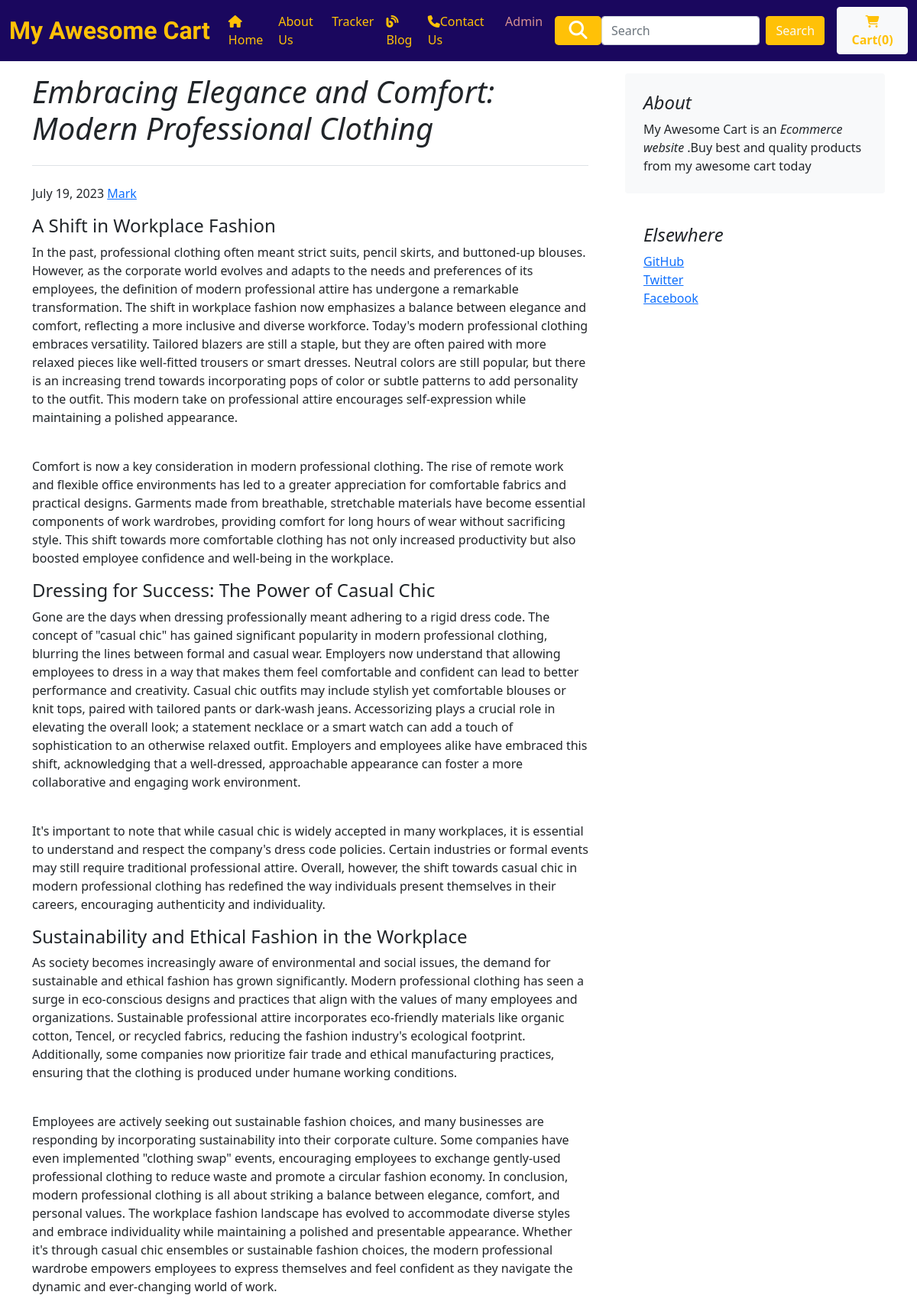
/blog/blogPost/1, run on the app's committed database.
### blog/models.py (models this page shows, shortened)
class BlogPost(models.Model):
    post_id=models.AutoField(primary_key=True)
    title=models.CharField(max_length=500)
    head0=models.CharField(max_length=500,default="")
    chead01=models.CharField(max_length=10000000,default="")
    chead02=models.CharField(max_length=10000000,default="")
    head1=models.CharField(max_length=500,default="")
    chead11=models.CharField(max_length=10000000,default="")
    chead12=models.CharField(max_length=10000000,default="")
    head2=models.CharField(max_length=500,default="")
    chead21=models.CharField(max_length=10000000,default="")
    chead22=models.CharField(max_length=10000000,default="")
    pub_date=models.DateField()
    thumbnail=models.ImageField(upload_to='shop/images',default="")

### blog/views.py (the view)
# urls.py: path("blogPost/<int:myid>", views.blogPost,name="BlogPost"),
def blogPost(request,myid):
    BlogById=BlogPost.objects.get(post_id=myid) #used to retrieve a full specified tuple instead of retreiving all elements of database like .values
    params={'blog':BlogById}
    return render(request,'blog/blogPost.html',params)

### blog/templates/blog/blogPost.html (shortened to what this page needs)
{% extends 'blog/basic.html' %}
 {% block body %}
 <div class="container mt-3">
 <div class="row g-5">
    <div class="col-md-8">
      <h1 class="pb-4 mb-4 fst-italic border-bottom">
       {{blog.title}}
      </h1>
      <p class="blog-post-meta">{{blog.pub_date}}  <a href="#">Mark</a></p>
      <article class="blog-post">
        <h4 class="blog-post-title">{{blog.head0}}</h4>
        <p>{{blog.chead01}}</p>
        <br>
        <p>{{blog.chead02}}</p>
      </article>
      <article class="blog-post">
        <h4 class="blog-post-title">{{blog.head1}}</h4>
        <p>{{blog.chead11}}</p>
        <br>
        <p>{{blog.chead12}}</p>
      </article>
      <article class="blog-post">
        <h4 class="blog-post-title">{{blog.head2}}</h4>
        <p>{{blog.chead21}}</p>
        <br>
        <p>{{blog.chead22}}</p>
      </article>
    </div>
    <div class="col-md-4">
      <div class="position-sticky" style="top: 2rem;">
        <div class="p-4 mb-3 bg-light rounded">
          <h4 class="fst-italic">About</h4>
          <p class="mb-0">My Awesome Cart is an <em>Ecommerce website</em> .Buy best and quality products from my awesome cart today</p>
        </div>
        <div class="p-4">
          <h4 class="fst-italic">Elsewhere</h4>
          <ol class="list-unstyled">
            <li><a href="#">GitHub</a></li>
            <li><a href="#">Twitter</a></li>
            <li><a href="#">Facebook</a></li>
          </ol>
        </div>
      </div>
    </div>
  </div>
  </div>
 {% endblock %}

### blog/templates/blog/basic.html (shortened to what this page needs)
<!DOCTYPE html>
<html lang="en">
  <head>
    <link
      href="https://cdn.jsdelivr.net/npm/bootstrap@5.0.2/dist/css/bootstrap.min.css"
      rel="stylesheet"
    />
    <link
      rel="stylesheet"
      href="https://cdnjs.cloudflare.com/ajax/libs/font-awesome/6.4.0/css/all.min.css"
    />
  </head>
  <body>
    <nav class="navbar navbar-expand-lg navbar-dark bg-dark">
      <div class="container-fluid">
        <a class="navbar-brand" href="#">My Awesome Cart</a>
        <div class="collapse navbar-collapse" id="navbarSupportedContent">
          <ul class="navbar-nav me-auto mb-2 mb-lg-0">
            <li class="nav-item">
              <a class="nav-link active" aria-current="page" href="/shop/"
                ><i class="fa-solid fa-house cartl"></i>Home</a
              >
            </li>
            <li class="nav-item">
              <a class="nav-link" aria-current="page" href="/shop/about"
                >About Us</a
              >
            </li>
            <li class="nav-item">
              <a class="nav-link" aria-current="page" href="/shop/tracker"
                >Tracker</a
              >
            </li>
            <li class="nav-item">
              <a class="nav-link" aria-current="page" href="/blog"
                ><i class="fa-sharp fa-solid fa-blog fa-spin-pulse"></i>Blog</a
              >
            </li>
            <li class="nav-item">
              <a class="nav-link" aria-current="page" href="/shop/contact"
                ><i class="fa-sharp fa-solid fa-phone fa-shake cartl"></i
                >Contact Us</a
              >
            </li>
            <li class="nav-item">
              <a class="admin" aria-current="page" href="/admin" target="_blank">Admin</a>
            </li>
          </ul>
          <form class="d-flex align-items-center">
            <i class="fa-solid fa-magnifying-glass fa-lg cartl1"></i>
            <input
              class="form-control me-2"
              type="search"
              placeholder="Search"
              aria-label="Search"
            />
            <button class="btn btn-warning hover" type="submit">
              <a href="/shop/search" class="textmod1">Search</a>
            </button>
          </form>
          <button
            type="button"
            class="btn btn-light textmod"
            id="popcart"
            data-bs-toggle="popover"
            data-bs-placement="bottom"
            data-bs-container="body"
            data-bs-html="true"
            data-bs-content="Bottom popover"
          >
            <i class="fa-solid fa-cart-shopping fa-bounce cartl"></i> Cart(<span
              id="numCart"
              >0</span
            >)
          </button>
        </div>
      </div>
    </nav>
    {% block body %}{% endblock %}
  </body>
</html>

### data on the page
BlogPost: title "Embracing Elegance and Comfort: Modern Professional Clothing", pub_date "July 19, 2023", head0 "A Shift in Workplace Fashion", chead01 "In the past, professional clothing often meant strict suits, pencil skirts, and buttoned-up blouses. However, as the corporate world evolves and adapts to the needs and preferences of its employees, the definition of modern professional attire has undergone a remarkable transformation. The shift in workplace fashion now emphasizes a balance between elegance and comfort, reflecting a more inclusive and diverse workforce. Today's modern professional clothing embraces versatility. Tailored blazers are still a staple, but they are often paired with more relaxed pieces like well-fitted trousers or smart dresses. Neutral colors are still popular, but there is an increasing trend towards…", chead02 "Comfort is now a key consideration in modern professional clothing. The rise of remote work and flexible office environments has led to a greater appreciation for comfortable fabrics and practical designs. Garments made from breathable, stretchable materials have become essential components of work wardrobes, providing comfort for long hours of wear without sacrificing style. This shift towards more comfortable clothing has not only increased productivity but also boosted employee confidence and well-being in the workplace.", head1 "Dressing for Success: The Power of Casual Chic", chead11 "Gone are the days when dressing professionally meant adhering to a rigid dress code. The concept of \"casual chic\" has gained significant popularity in modern professional clothing, blurring the lines between formal and casual wear. Employers now understand that allowing employees to dress in a way that makes them feel comfortable and confident can lead to better performance and creativity. Casual chic outfits may include stylish yet comfortable blouses or knit tops, paired with tailored pants or dark-wash jeans. Accessorizing plays a crucial role in elevating the overall look; a statement necklace or a smart watch can add a touch of sophistication to an otherwise relaxed outfit. Employers…", chead12 "It's important to note that while casual chic is widely accepted in many workplaces, it is essential to understand and respect the company's dress code policies. Certain industries or formal events may still require traditional professional attire. Overall, however, the shift towards casual chic in modern professional clothing has redefined the way individuals present themselves in their careers, encouraging authenticity and individuality.", head2 "Sustainability and Ethical Fashion in the Workplace", chead21 "As society becomes increasingly aware of environmental and social issues, the demand for sustainable and ethical fashion has grown significantly. Modern professional clothing has seen a surge in eco-conscious designs and practices that align with the values of many employees and organizations. Sustainable professional attire incorporates eco-friendly materials like organic cotton, Tencel, or recycled fabrics, reducing the fashion industry's ecological footprint. Additionally, some companies now prioritize fair trade and ethical manufacturing practices, ensuring that the clothing is produced under humane working conditions.", chead22 "Employees are actively seeking out sustainable fashion choices, and many businesses are responding by incorporating sustainability into their corporate culture. Some companies have even implemented \"clothing swap\" events, encouraging employees to exchange gently-used professional clothing to reduce waste and promote a circular fashion economy. In conclusion, modern professional clothing is all about striking a balance between elegance, comfort, and personal values. The workplace fashion landscape has evolved to accommodate diverse styles and embrace individuality while maintaining a polished and presentable appearance. Whether it's through casual chic ensembles or sustainable fashion…"
